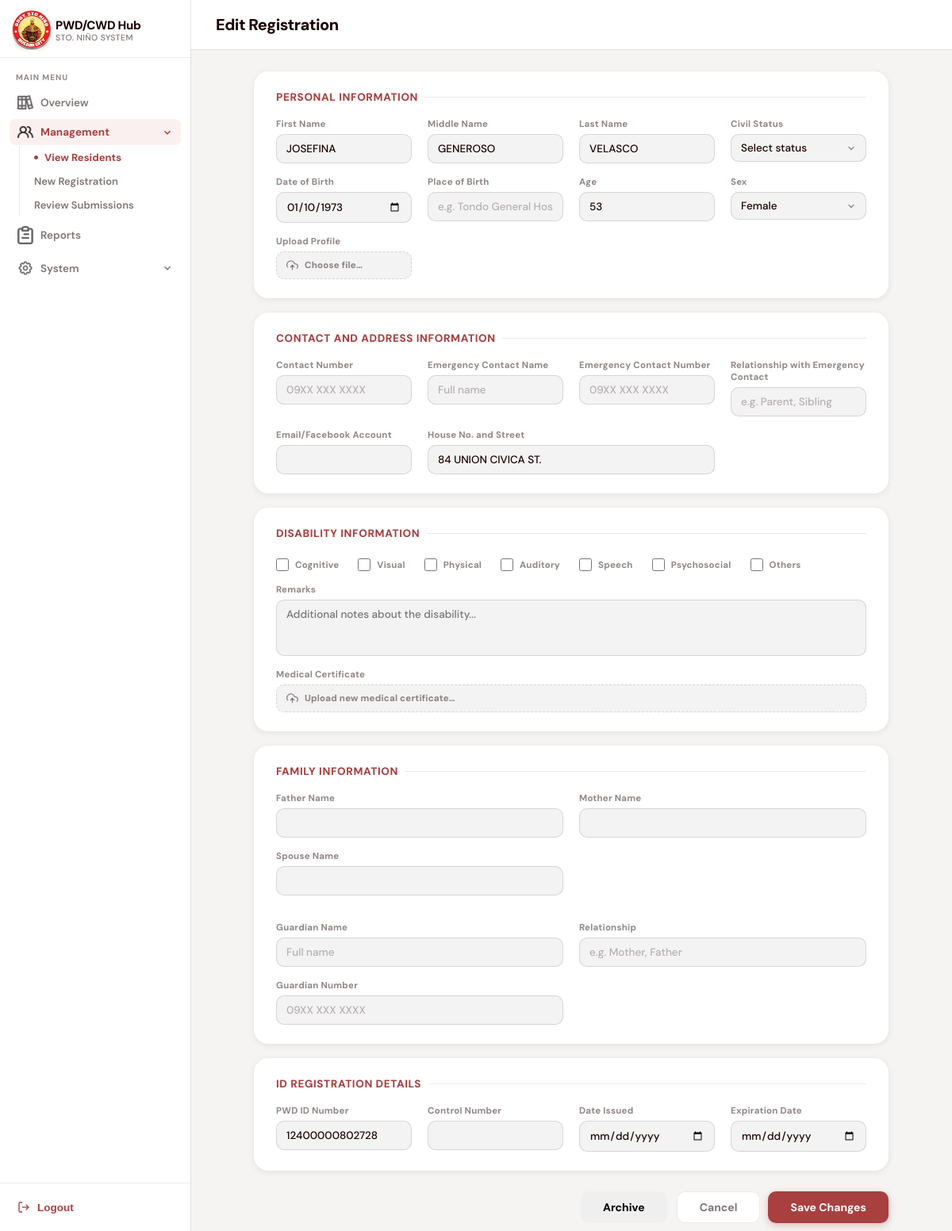
The app's page /editResident.php?id=144 (signed in), older data.
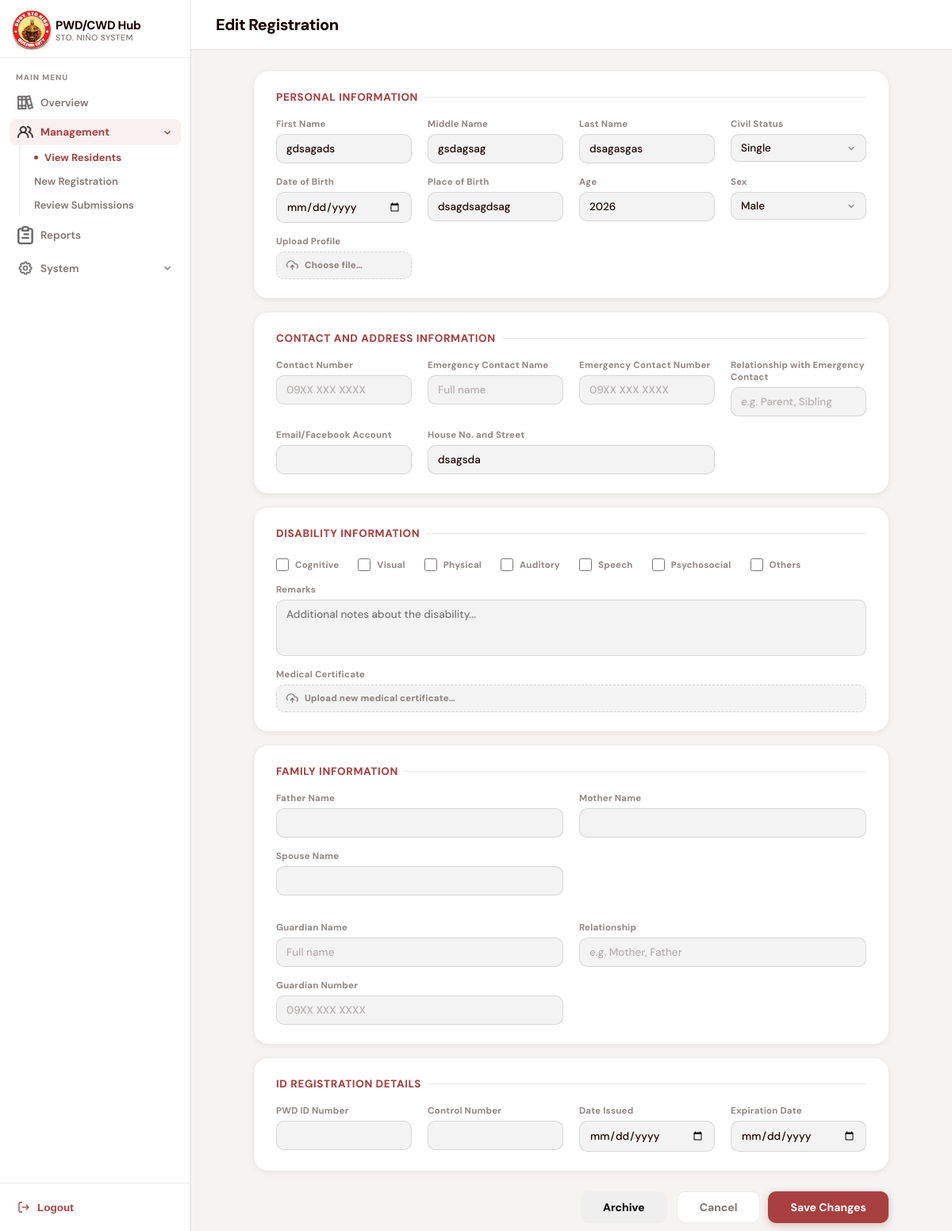
The same page, newer data.
### tables this page shows
CREATE TABLE `residents` (
  `ID` int(11) NOT NULL AUTO_INCREMENT,
  `first_name` varchar(255) NOT NULL,
  `middle_name` varchar(255) DEFAULT NULL,
  `last_name` varchar(255) NOT NULL,
  `civil_status` enum('Single','Married','Widowed','Separated') DEFAULT NULL,
  `birthdate` date DEFAULT NULL,
  `birthplace` varchar(255) DEFAULT NULL,
  `sex` enum('male','female') DEFAULT NULL,
  `address` varchar(255) DEFAULT NULL,
  `resident_type` enum('PWD','CWD') NOT NULL,
  `control_num` varchar(255) DEFAULT NULL,
  `pwdid_num` varchar(255) DEFAULT NULL,
  `idissue_date` date DEFAULT NULL,
  `idexpiration_date` date DEFAULT NULL,
  `profile` varchar(255) DEFAULT NULL,
  `application_status` enum('needs correction','under review','approved','rejected') NOT NULL DEFAULT 'under review',
  `record_status` enum('active','expired','archived') NOT NULL DEFAULT 'active',
  `med_cert` varchar(255) DEFAULT NULL,
  `correction_remarks` text DEFAULT NULL,
  PRIMARY KEY (`ID`)
);

### editResident.php (the view, shortened to what this page needs)
<?php
require_once("func/db.php");
$id = isset($_GET["id"]) ? intval($_GET["id"]) : 0;
$sql = "
SELECT
    residents.*,
    resident_contacts.contact_num,
    resident_contacts.socials,
    resident_emergency_contacts.name AS emergency_name,
    resident_emergency_contacts.contact_num AS emergency_number,
    resident_emergency_contacts.relationship AS emergency_relation,
    GROUP_CONCAT(
        DISTINCT resident_disabilities.disability_type
        SEPARATOR ', '
    ) AS disability_type,
    MAX(resident_disabilities.notes) AS disability_remarks,
    MAX(CASE
        WHEN resident_family_members.relationship = 'Father'
        THEN resident_family_members.name
    END) AS father_name,
    MAX(CASE
        WHEN resident_family_members.relationship = 'Mother'
        THEN resident_family_members.name
    END) AS mother_name,
    MAX(CASE
        WHEN resident_family_members.relationship = 'Spouse'
        THEN resident_family_members.name
    END) AS spouse_name,
    MAX(CASE
        WHEN resident_family_members.relationship NOT IN ('Father', 'Mother', 'Spouse')
        THEN resident_family_members.name
    END) AS guardian_name,
    MAX(CASE
        WHEN resident_family_members.relationship NOT IN ('Father', 'Mother', 'Spouse')
        THEN resident_family_members.relationship
    END) AS guardian_rel,
    MAX(CASE
        WHEN resident_family_members.relationship NOT IN ('Father', 'Mother', 'Spouse')
        THEN resident_family_members.contact_num
    END) AS guardian_number
FROM residents
LEFT JOIN resident_contacts
ON residents.ID = resident_contacts.resident_id
LEFT JOIN resident_emergency_contacts
ON residents.ID = resident_emergency_contacts.resident_id
LEFT JOIN resident_disabilities
ON residents.ID = resident_disabilities.resident_id
LEFT JOIN resident_family_members
ON residents.ID = resident_family_members.resident_id
WHERE residents.ID = ?
GROUP BY residents.ID
";
$stmt = mysqli_prepare($conn, $sql);
mysqli_stmt_bind_param($stmt, "i", $id);
mysqli_stmt_execute($stmt);
$result = mysqli_stmt_get_result($stmt);
$r = mysqli_fetch_assoc($result);
$saved_disabilities = array_map(
    'trim',
    explode(",", $r['disability_type'] ?? "")
);
function isChecked($val, $arr) {
    return in_array($val, $arr) ? "checked" : "";
}
?>
<!DOCTYPE html>
<html lang="en">
<head>
<link rel="stylesheet" href="css/editResident.css" />
</head>
<body>
<aside class="sidebar">
  <div class="sidebar-brand">
    <div class="brand-icon">
      <img src="assets/barangay-logo.png" width="50">
    </div>
    <div class="brand-text">
      <span class="brand-name">PWD/CWD Hub</span>
      <span class="brand-sub">Sto. Niño System</span>
    </div>
  </div>
  <nav class="sidebar-nav">
    <div class="nav-section-label">Main Menu</div>
    <div class="nav-group">
      <a class="nav-item" href="dashboard.php">
        <img src="assets/overviewicon.png" width="20">Overview
      </a>
    </div>
    <div class="nav-group">
      <a class="nav-item open active" href="#" onclick="toggleMenu(event,'mgmt-sub')">
        <img src="assets/users.png" width="20">Management
        <svg class="chevron" viewBox="0 0 24 24"><polyline points="6 15 12 9 18 15"/></svg>
      </a>
      <div class="nav-sub open" id="mgmt-sub">
        <a class="nav-sub-item active" href="resident.php">View Residents</a>
        <a class="nav-sub-item" href="registration.php">New Registration</a>
        <a class="nav-sub-item" href="review.php">Review Submissions</a>
      </div>
    </div>
    <div class="nav-group">
      <a class="nav-item" href="reports.php">
        <img src="assets/reporticon.png" width="20">Reports
      </a>
    </div>
    <?php
    $isAdmin = ($_SESSION["role"] ?? "") === "admin";
    if ($isAdmin):
    ?>
    <div class="nav-group">
      <a class="nav-item open" href="#" onclick="toggleMenu(event,'system-sub')">
        <img src="assets/settingicon.png" width="20">
        System
        <svg class="chevron" viewBox="0 0 24 24"><polyline points="6 15 12 9 18 15"/></svg>
      </a>
    </div>
    <?php endif; ?>
  </nav>
  <div class="sidebar-footer">
    <button class="logout-btn" onclick="logout()">
      <svg viewBox="0 0 24 24"><path d="M9 21H5a2 2 0 0 1-2-2V5a2 2 0 0 1 2-2h4"/><polyline points="16 17 21 12 16 7"/><line x1="21" y1="12" x2="9" y2="12"/></svg>
      Logout
    </button>
  </div>
</aside>
<div class="main">
  <header class="topbar">
    <h1 class="topbar-title">Edit Registration</h1>
  </header>
  <div class="content">
    <form action="func/processEdit.php" method="POST" enctype="multipart/form-data">
      <div class="card">
        <div class="card-title">Personal Information</div>
        <div class="form-grid">
          <div class="field">
            <label>First Name</label>
            <input type="text" name="first_name" value="<?= htmlspecialchars($r['first_name'] ?? '') ?>" placeholder="e.g. Juan">
          </div>
          <div class="field">
            <label>Middle Name</label>
            <input type="text" name="middle_name" value="<?= htmlspecialchars($r['middle_name'] ?? '') ?>" placeholder="e.g. Dela">
          </div>
          <div class="field">
            <label>Last Name</label>
            <input type="text" name="last_name" value="<?= htmlspecialchars($r['last_name'] ?? '') ?>" placeholder="e.g. Cruz">
          </div>
          <div class="field">
            <label>Civil Status</label>
            <select name="civil_status">
              <option value="">Select status</option>
              <?php foreach (["Single", "Married", "Widowed", "Separated"] as $cs): ?>
                <option value="<?= $cs ?>" <?= ($r['civil_status'] ?? '') === $cs ? "selected" : "" ?>><?= $cs ?></option>
              <?php endforeach; ?>
            </select>
          </div>
          <div class="field">
            <label>Date of Birth</label>
            <input type="date" name="dob" value="<?= htmlspecialchars($r['birthdate'] ?? '') ?>">
          </div>
          <div class="field">
            <label>Place of Birth</label>
            <input type="text" name="pob" value="<?= htmlspecialchars($r['birthplace'] ?? '') ?>" placeholder="e.g. Tondo General Hospital">
          </div>
          <div class="field">
            <label>Age</label>
            <input type="number" value="<?= !empty($r['birthdate']) ? htmlspecialchars(date_diff(date_create($r['birthdate']), date_create('today'))->y) : '' ?>" min="0" max="130" readonly>
          </div>
          <div class="field">
            <label>Sex</label>
            <select name="sex">
              <option value="male" <?= strtolower($r['sex'] ?? '') === "male" ? "selected" : "" ?>>Male</option>
              <option value="female" <?= strtolower($r['sex'] ?? '') === "female" ? "selected" : "" ?>>Female</option>
            </select>
          </div>
          <div class="field">
            <label>Upload Profile</label>
            <label class="file-input-wrap">
              <svg viewBox="0 0 24 24"><polyline points="16 16 12 12 8 16"/><line x1="12" y1="12" x2="12" y2="21"/><path d="M20.39 18.39A5 5 0 0 0 18 9h-1.26A8 8 0 1 0 3 16.3"/></svg>
              <span id="fileLabel">Choose file…</span>
            </label>
          </div>
        </div>
      </div>
      <div class="card">
        <div class="card-title">Contact and Address Information</div>
        <div class="form-grid">
          <div class="field">
            <label>Contact Number</label>
            <input type="tel" name="contact_number" value="<?= htmlspecialchars($r['contact_num'] ?? '') ?>" placeholder="09XX XXX XXXX">
          </div>
          <div class="field">
            <label>Emergency Contact Name</label>
            <input type="text" name="emergency_name" value="<?= htmlspecialchars($r['emergency_name'] ?? '') ?>" placeholder="Full name">
          </div>
          <div class="field">
            <label>Emergency Contact Number</label>
            <input type="tel" name="emergency_number" value="<?= htmlspecialchars($r['emergency_number'] ?? '') ?>" placeholder="09XX XXX XXXX">
          </div>
          <div class="field">
            <label>Relationship with Emergency Contact</label>
            <input type="text" name="emergency_relation" value="<?= htmlspecialchars($r['emergency_relation'] ?? '') ?>" placeholder="e.g. Parent, Sibling">
          </div>
          <div class="field">
            <label>Email/Facebook Account</label>
            <input type="text" name="account_name" value="<?= htmlspecialchars($r['socials'] ?? '') ?>">
          </div>
          <div class="field span-2">
            <label>House No. and Street</label>
            <input type="text" name="address" value="<?= htmlspecialchars($r['address'] ?? '') ?>" placeholder="e.g. 12 Sampaguita St.">
          </div>
        </div>
      </div>
      <div class="card">
        <div class="card-title">Disability Information</div>
        <div class="form-grid cols-2">
          <div class="field span-all">
            <div class="checkbox-grid">
              <?php foreach (["Cognitive", "Visual", "Physical", "Auditory", "Speech", "Psychosocial", "Others"] as $disability): ?>
                <label class="checkbox-label">
                  <input type="checkbox" name="disability_type[]" value="<?= $disability ?>" <?= isChecked($disability, $saved_disabilities) ?>>
                  <?= $disability ?>
                </label>
              <?php endforeach; ?>
            </div>
          </div>
          <div class="field span-all">
            <label>Remarks</label>
            <textarea name="remarks" rows="3" placeholder="Additional notes about the disability..." style="resize:none;"><?= htmlspecialchars($r['disability_remarks'] ?? '') ?></textarea>
          </div>
          <div class="field span-all">
            <label>Medical Certificate</label>
            <label class="file-input-wrap">
              <svg viewBox="0 0 24 24"><polyline points="16 16 12 12 8 16"/><line x1="12" y1="12" x2="12" y2="21"/><path d="M20.39 18.39A5 5 0 0 0 18 9h-1.26A8 8 0 1 0 3 16.3"/></svg>
              <span id="medCertLabel">Upload new medical certificate…</span>
            </label>
          </div>
        </div>
      </div>
      <div class="card">
        <div class="card-title">Family Information</div>
        <div class="form-grid cols-3">
          <div class="field">
            <label>Father Name</label>
            <input type="text" name="father_name" value="<?= htmlspecialchars($r['father_name'] ?? '') ?>">
          </div>
          <div class="field">
            <label>Mother Name</label>
            <input type="text" name="mother_name" value="<?= htmlspecialchars($r['mother_name'] ?? '') ?>">
          </div>
          <div class="field">
            <label>Spouse Name</label>
            <input type="text" name="spouse_name" value="<?= htmlspecialchars($r['spouse_name'] ?? '') ?>">
          </div>
          <div class="field">
            <label>Guardian Name</label>
            <input type="text" name="guardian_name" value="<?= htmlspecialchars($r['guardian_name'] ?? '') ?>" placeholder="Full name">
          </div>
          <div class="field">
            <label>Relationship</label>
            <input type="text" name="child_relation" value="<?= htmlspecialchars($r['guardian_rel'] ?? '') ?>" placeholder="e.g. Mother, Father">
          </div>
          <div class="field">
            <label>Guardian Number</label>
    <input
    type="tel"
    name="guardian_number"
    value="<?= htmlspecialchars($r['guardian_number'] ?? '') ?>"
    placeholder="09XX XXX XXXX"
>
          </div>
        </div>
      </div>
      <div class="card">
        <div class="card-title">ID Registration Details</div>
        <div class="form-grid cols-4">
          <div class="field">
            <label>PWD ID Number</label>
            <input type="text" name="pwd_id" value="<?= htmlspecialchars($r['pwdid_num'] ?? '') ?>">
          </div>
          <div class="field">
            <label>Control Number</label>
            <input type="text" name="control_id" value="<?= htmlspecialchars($r['control_num'] ?? '') ?>">
          </div>
          <div class="field">
            <label>Date Issued</label>
            <input type="date" name="date_issued" value="<?= htmlspecialchars($r['idissue_date'] ?? '') ?>">
          </div>
          <div class="field">
            <label>Expiration Date</label>
            <input type="date" name="expiration_date" value="<?= htmlspecialchars($r['idexpiration_date'] ?? '') ?>">
          </div>
        </div>
      </div>
      <div class="form-footer">
        <button class="btn btn-archive" type="button" onclick="confirmArchive(<?= $r['ID'] ?>)">Archive</button>
        <div style="display:flex;gap:10px;">
          <button class="btn btn-cancel" type="button" onclick="window.location.href='resident.php'">Cancel</button>
          <button class="btn btn-save" type="submit">Save Changes</button>
        </div>
      </div>
    </form>
  </div>
</div>
</body>
</html>

Row changes from the older to the newer data that the page shows:
changed residents: first_name "JOSEFINA" → "gdsagads"; middle_name "GENEROSO" → "gsdagsag"; last_name "VELASCO" → "dsagasgas"; civil_status (not shown) → "Single"; dob "01/10/1973" → (not shown); pob (not shown) → "dsagdsagdsag"; birthdate "53" → "2026"; sex "Female" → "Male"; address "84 UNION CIVICA ST." → "dsagsda"; pwd_id "12400000802728" → (not shown)
Text that changed along with them:
form field civil_status: "Select status" → (not shown)
